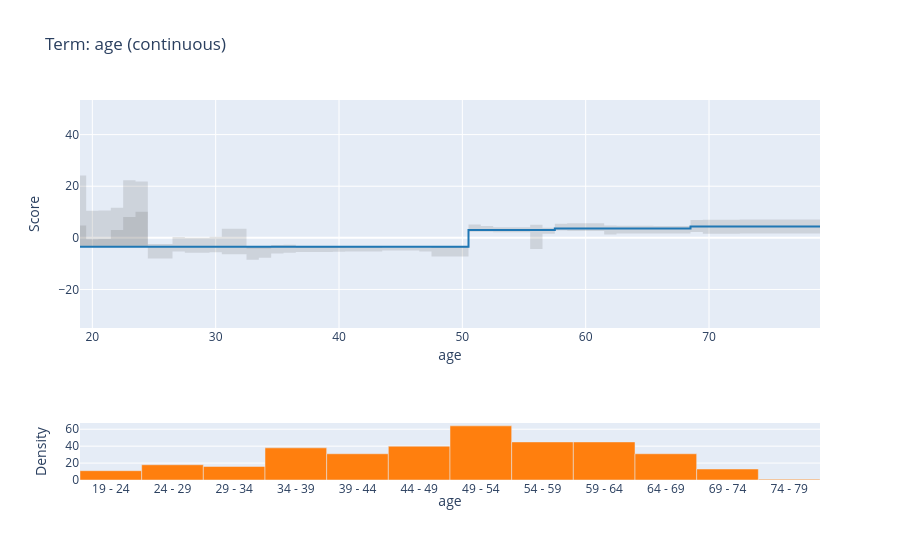
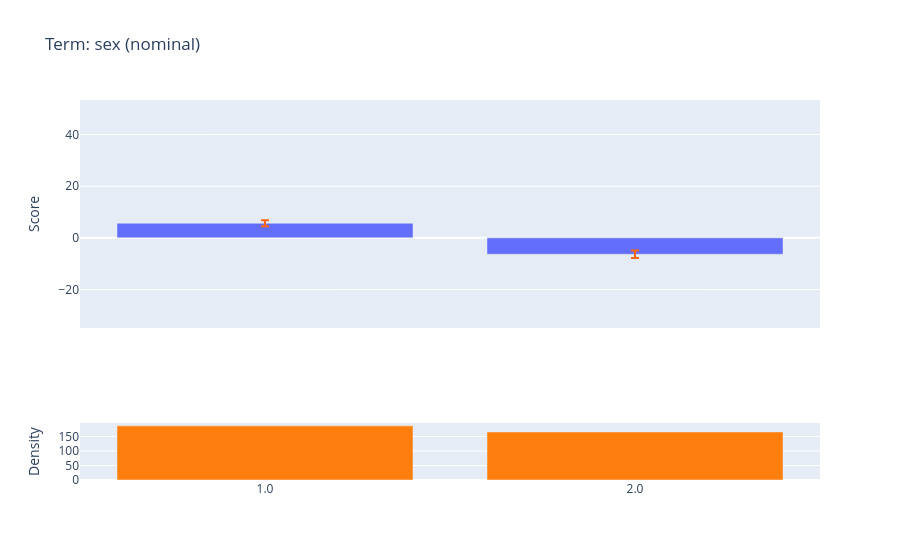
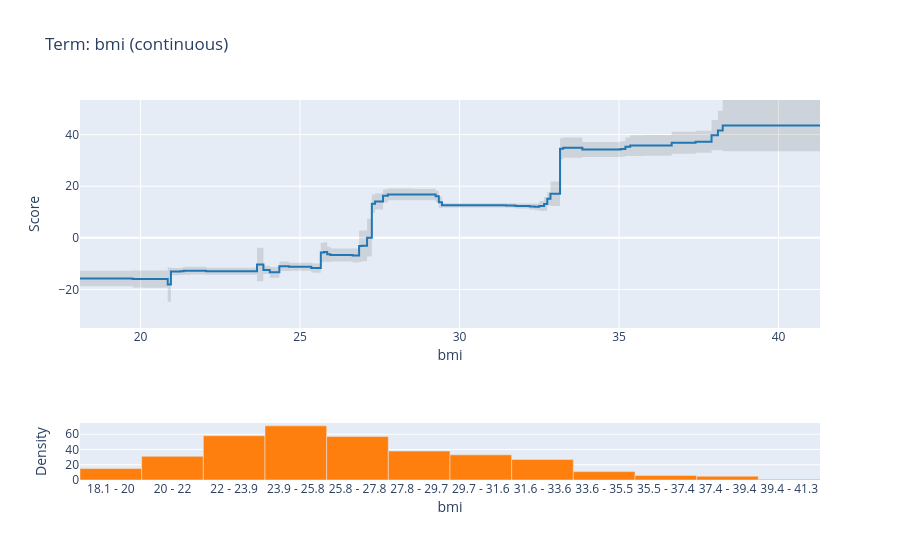
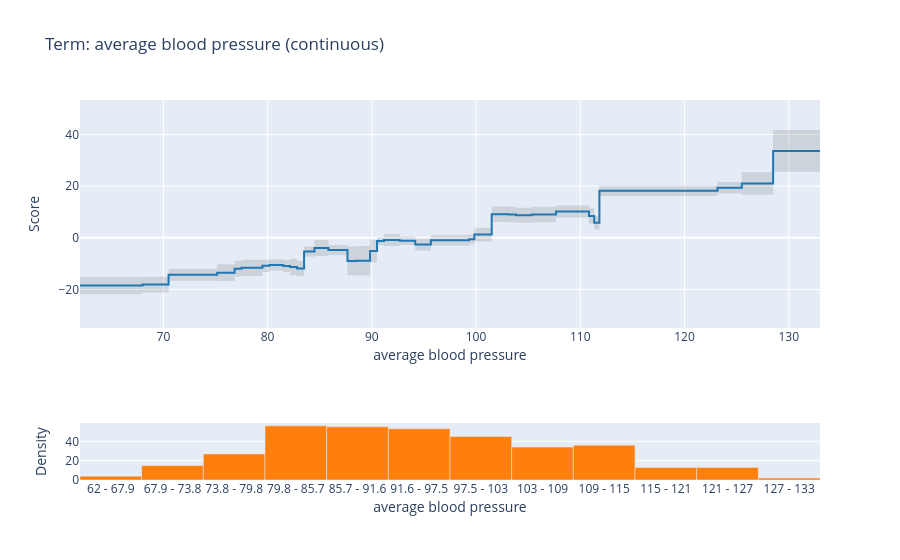

The code cell stored with these charts, in order, in its notebook:
### Code cell
def clean_name(name):
    return name.replace('/','-').strip().replace(' ','_')

for key in range(len(ebm_global.selector)):
    variable = clean_name(ebm_global.selector.loc[key,'Name'])
    iplot(ebm_global.visualize(key))

### Figure 1 — Plotly figure (JSON) as saved in the notebook; plotly's stock layout.template omitted (floating-point values rounded to 4 significant figures)
{"data": [{"line": {"shape": "hv", "width": 0}, "marker": {"color": "#444"}, "mode": "lines", "name": "Lower Bound", "type": "scatter", "x": [19, 19.5, 20.5, 21.5, 22.5, 23.5, 24.5, 25.5, 26.5, 27.5, 28.5, 29.5, 30.5, 31.5, 32.5, 33.5, 34.5, 35.5, 36.5, 37.5, 38.5, 39.5, 40.5, 41.5, 42.5, 43.5, 44.5, 45.5, 46.5, 47.5, 48.5, 49.5, 50.5, 51.5, 52.5, 53.5, 54.5, 55.5, 56.5, 57.5, 58.5, 59.5, 60.5, 61.5, 62.5, 63.5, 64.5, 65.5, 66.5, 67.5, 68.5, 69.5, 70.5, 71.5, 72.5, 76, 79], "xaxis": "x", "y": [4.75, -0.549, -0.4815, 3.043, 8.118, 10.1, -8.044, -8.044, -5.323, -5.759, -5.759, -5.604, -6.315, -6.315, -8.53, -7.703, -6.054, -5.769, -5.445, -5.445, -5.445, -5.371, -5.341, -5.341, -5.341, -4.872, -4.872, -4.872, -5.252, -7.251, -7.251, -7.238, 2.35, 2.341, 2.172, 2.172, 2.172, -4.319, 1.627, 2.796, 2.671, 2.614, 2.614, 1.296, 1.641, 1.641, 1.641, 1.657, 1.657, 1.657, 2.225, 1.55, 1.55, 1.55, 1.661, 1.661, 1.661], "yaxis": "y"}, {"fill": "tonexty", "fillcolor": "rgba(68, 68, 68, 0.15)", "line": {"color": "rgb(31, 119, 180)", "shape": "hv"}, "mode": "lines", "name": "Main", "type": "scatter", "x": [19, 19.5, 20.5, 21.5, 22.5, 23.5, 24.5, 25.5, 26.5, 27.5, 28.5, 29.5, 30.5, 31.5, 32.5, 33.5, 34.5, 35.5, 36.5, 37.5, 38.5, 39.5, 40.5, 41.5, 42.5, 43.5, 44.5, 45.5, 46.5, 47.5, 48.5, 49.5, 50.5, 51.5, 52.5, 53.5, 54.5, 55.5, 56.5, 57.5, 58.5, 59.5, 60.5, 61.5, 62.5, 63.5, 64.5, 65.5, 66.5, 67.5, 68.5, 69.5, 70.5, 71.5, 72.5, 76, 79], "xaxis": "x", "y": [-3.445, -3.445, -3.445, -3.445, -3.445, -3.445, -3.445, -3.445, -3.445, -3.445, -3.445, -3.445, -3.445, -3.445, -3.445, -3.445, -3.445, -3.445, -3.445, -3.445, -3.445, -3.445, -3.445, -3.445, -3.445, -3.445, -3.445, -3.445, -3.445, -3.445, -3.445, -3.445, 3.037, 3.037, 3.037, 3.037, 3.037, 3.037, 3.037, 3.621, 3.621, 3.621, 3.621, 3.621, 3.621, 3.621, 3.621, 3.621, 3.621, 3.621, 4.407, 4.407, 4.407, 4.407, 4.407, 4.407, 4.407], "yaxis": "y"}, {"fill": "tonexty", "fillcolor": "rgba(68, 68, 68, 0.15)", "line": {"shape": "hv", "width": 0}, "marker": {"color": "#444"}, "mode": "lines", "name": "Upper Bound", "type": "scatter", "x": [19, 19.5, 20.5, 21.5, 22.5, 23.5, 24.5, 25.5, 26.5, 27.5, 28.5, 29.5, 30.5, 31.5, 32.5, 33.5, 34.5, 35.5, 36.5, 37.5, 38.5, 39.5, 40.5, 41.5, 42.5, 43.5, 44.5, 45.5, 46.5, 47.5, 48.5, 49.5, 50.5, 51.5, 52.5, 53.5, 54.5, 55.5, 56.5, 57.5, 58.5, 59.5, 60.5, 61.5, 62.5, 63.5, 64.5, 65.5, 66.5, 67.5, 68.5, 69.5, 70.5, 71.5, 72.5, 76, 79], "xaxis": "x", "y": [24.18, 10.54, 10.61, 11.65, 22.36, 21.81, -2.349, -2.349, 0.3405, 0.05761, 0.05761, 0.4332, 3.498, 3.498, -4.166, -4.106, -2.747, -2.67, -3.957, -3.957, -3.957, -3.924, -3.823, -3.823, -3.823, -3.503, -3.503, -3.503, -3.585, -3.955, -3.955, -3.83, 5.174, 4.577, 4.109, 4.109, 4.109, 5.06, 3.918, 5.49, 5.682, 5.642, 5.642, 4.79, 4.663, 4.663, 4.663, 4.582, 4.582, 4.582, 6.915, 7.046, 7.046, 7.046, 7.108, 7.108, 7.108], "yaxis": "y"}, {"hovertemplate": "(%{hovertext}): %{y}", "hovertext": ["19 - 24", "24 - 29", "29 - 34", "34 - 39", "39 - 44", "44 - 49", "49 - 54", "54 - 59", "59 - 64", "64 - 69", "69 - 74", "74 - 79"], "marker": {"color": "#ff7f0e"}, "name": "Distribution", "type": "bar", "x": [21.5, 26.5, 31.5, 36.5, 41.5, 46.5, 51.5, 56.5, 61.5, 66.5, 71.5, 76.5], "xaxis": "x2", "y": [11, 18, 16, 38, 31, 40, 64, 45, 45, 31, 13, 1], "yaxis": "y2"}], "layout": {"bargap": 0, "showlegend": false, "title": {"text": "Term: age (continuous)"}, "xaxis": {"anchor": "y", "domain": [0, 1], "matches": "x", "title": {"standoff": 0, "text": "age"}}, "xaxis2": {"anchor": "y2", "domain": [0, 1], "matches": "x", "tickmode": "array", "ticktext": ["19 - 24", "24 - 29", "29 - 34", "34 - 39", "39 - 44", "44 - 49", "49 - 54", "54 - 59", "59 - 64", "64 - 69", "69 - 74", "74 - 79"], "tickvals": [21.5, 26.5, 31.5, 36.5, 41.5, 46.5, 51.5, 56.5, 61.5, 66.5, 71.5, 76.5], "title": {"standoff": 0, "text": "age"}}, "yaxis": {"anchor": "x", "domain": [0.4, 1], "range": [-34.93, 53.41], "title": {"text": "Score"}}, "yaxis2": {"anchor": "x2", "domain": [0, 0.15], "title": {"text": "Density"}}}}

### Figure 2 — Plotly figure (JSON) as saved in the notebook; plotly's stock layout.template omitted (floating-point values rounded to 4 significant figures)
{"data": [{"error_y": {"array": [1.192, 1.425], "color": "#ff6614", "type": "data", "visible": true}, "type": "bar", "x": ["1.0", "2.0"], "xaxis": "x", "y": [5.651, -6.366], "yaxis": "y"}, {"hovertemplate": "(%{hovertext}): %{y}", "hovertext": ["1.0", "2.0"], "marker": {"color": "#ff7f0e"}, "name": "Distribution", "type": "bar", "x": ["1.0", "2.0"], "xaxis": "x2", "y": [187, 166], "yaxis": "y2"}], "layout": {"showlegend": false, "title": {"text": "Term: sex (nominal)"}, "xaxis": {"anchor": "y", "domain": [0, 1], "matches": "x2", "showticklabels": false}, "xaxis2": {"anchor": "y2", "domain": [0, 1]}, "yaxis": {"anchor": "x", "domain": [0.4, 1], "range": [-34.93, 53.41], "title": {"text": "Score"}}, "yaxis2": {"anchor": "x2", "domain": [0, 0.15], "title": {"text": "Density"}}}}

### Figure 3 — Plotly figure (JSON) as saved in the notebook; plotly's stock layout.template omitted (floating-point values rounded to 4 significant figures; data arrays with more than 128 entries replaced by an {"elided": "..."} marker saying what was removed)
{"data": [{"line": {"shape": "hv", "width": 0}, "marker": {"color": "#444"}, "mode": "lines", "name": "Lower Bound", "type": "scatter", "x": {"elided": "154 float values"}, "xaxis": "x", "y": {"elided": "154 float values"}, "yaxis": "y"}, {"fill": "tonexty", "fillcolor": "rgba(68, 68, 68, 0.15)", "line": {"color": "rgb(31, 119, 180)", "shape": "hv"}, "mode": "lines", "name": "Main", "type": "scatter", "x": {"elided": "154 float values"}, "xaxis": "x", "y": {"elided": "154 float values"}, "yaxis": "y"}, {"fill": "tonexty", "fillcolor": "rgba(68, 68, 68, 0.15)", "line": {"shape": "hv", "width": 0}, "marker": {"color": "#444"}, "mode": "lines", "name": "Upper Bound", "type": "scatter", "x": {"elided": "154 float values"}, "xaxis": "x", "y": {"elided": "154 float values"}, "yaxis": "y"}, {"hovertemplate": "(%{hovertext}): %{y}", "hovertext": ["18.1 - 20", "20 - 22", "22 - 23.9", "23.9 - 25.8", "25.8 - 27.8", "27.8 - 29.7", "29.7 - 31.6", "31.6 - 33.6", "33.6 - 35.5", "35.5 - 37.4", "37.4 - 39.4", "39.4 - 41.3"], "marker": {"color": "#ff7f0e"}, "name": "Distribution", "type": "bar", "x": [19.07, 21, 22.93, 24.87, 26.8, 28.73, 30.67, 32.6, 34.53, 36.47, 38.4, 40.33], "xaxis": "x2", "y": [15, 31, 58, 71, 57, 38, 33, 27, 11, 6, 5, 1], "yaxis": "y2"}], "layout": {"bargap": 0, "showlegend": false, "title": {"text": "Term: bmi (continuous)"}, "xaxis": {"anchor": "y", "domain": [0, 1], "matches": "x", "title": {"standoff": 0, "text": "bmi"}}, "xaxis2": {"anchor": "y2", "domain": [0, 1], "matches": "x", "tickmode": "array", "ticktext": ["18.1 - 20", "20 - 22", "22 - 23.9", "23.9 - 25.8", "25.8 - 27.8", "27.8 - 29.7", "29.7 - 31.6", "31.6 - 33.6", "33.6 - 35.5", "35.5 - 37.4", "37.4 - 39.4", "39.4 - 41.3"], "tickvals": [19.07, 21, 22.93, 24.87, 26.8, 28.73, 30.67, 32.6, 34.53, 36.47, 38.4, 40.33], "title": {"standoff": 0, "text": "bmi"}}, "yaxis": {"anchor": "x", "domain": [0.4, 1], "range": [-34.93, 53.41], "title": {"text": "Score"}}, "yaxis2": {"anchor": "x2", "domain": [0, 0.15], "title": {"text": "Density"}}}}

### Figure 4 — Plotly figure (JSON) as saved in the notebook; plotly's stock layout.template omitted (floating-point values rounded to 4 significant figures)
{"data": [{"line": {"shape": "hv", "width": 0}, "marker": {"color": "#444"}, "mode": "lines", "name": "Lower Bound", "type": "scatter", "x": [62, 62.5, 64.16, 65.66, 68, 70.5, 72, 73.5, 74.16, 74.5, 74.84, 75.16, 75.66, 76.34, 76.84, 77.5, 78.16, 78.5, 78.84, 79.5, 80.16, 80.66, 81.5, 82.16, 82.5, 82.84, 83.5, 84.5, 85.16, 85.5, 85.84, 86.5, 87.16, 87.66, 88.5, 89.34, 89.84, 90.5, 91.16, 91.66, 92.16, 92.66, 93.16, 93.66, 94.16, 94.5, 94.84, 95.16, 95.66, 96.5, 97.5, 98.16, 98.66, 99.34, 99.84, 100.5, 101.5, 102.5, 103.2, 103.5, 103.8, 104.2, 104.7, 105.3, 105.8, 106.5, 107.2, 107.7, 108.5, 109.5, 110.3, 110.8, 111.3, 111.8, 112.3, 112.8, 113.5, 114.5, 115.5, 116.5, 118, 119.5, 120.5, 121.5, 122.5, 123.2, 123.7, 124.5, 125.5, 128.5, 132, 133], "xaxis": "x", "y": [-21.82, -21.82, -21.82, -21.82, -21.14, -16.59, -16.59, -16.59, -16.59, -16.59, -16.59, -16.71, -16.71, -16.71, -15.04, -14.77, -14.77, -14.77, -14.77, -13.27, -12.71, -12.63, -13.22, -14.5, -14.5, -14.89, -7.287, -7.054, -7.054, -7.054, -6.774, -6.774, -6.774, -14.54, -14.58, -14.58, -9.51, -2.772, -3.141, -3.141, -3.141, -2.82, -2.82, -2.82, -4.883, -4.883, -4.883, -4.883, -3.041, -3.041, -3.041, -3.041, -3.041, -2.482, -1.382, -1.382, 6.152, 6.152, 6.009, 5.997, 5.86, 5.86, 5.86, 5.977, 6.013, 6.013, 6.029, 7.917, 7.917, 7.917, 7.917, 5.505, 3.256, 16.21, 16.21, 16.21, 16.21, 16.21, 16.21, 16.21, 16.21, 16.21, 16.21, 16.21, 16.21, 17.2, 17.2, 17.2, 16.67, 25.58, 25.58, 25.58], "yaxis": "y"}, {"fill": "tonexty", "fillcolor": "rgba(68, 68, 68, 0.15)", "line": {"color": "rgb(31, 119, 180)", "shape": "hv"}, "mode": "lines", "name": "Main", "type": "scatter", "x": [62, 62.5, 64.16, 65.66, 68, 70.5, 72, 73.5, 74.16, 74.5, 74.84, 75.16, 75.66, 76.34, 76.84, 77.5, 78.16, 78.5, 78.84, 79.5, 80.16, 80.66, 81.5, 82.16, 82.5, 82.84, 83.5, 84.5, 85.16, 85.5, 85.84, 86.5, 87.16, 87.66, 88.5, 89.34, 89.84, 90.5, 91.16, 91.66, 92.16, 92.66, 93.16, 93.66, 94.16, 94.5, 94.84, 95.16, 95.66, 96.5, 97.5, 98.16, 98.66, 99.34, 99.84, 100.5, 101.5, 102.5, 103.2, 103.5, 103.8, 104.2, 104.7, 105.3, 105.8, 106.5, 107.2, 107.7, 108.5, 109.5, 110.3, 110.8, 111.3, 111.8, 112.3, 112.8, 113.5, 114.5, 115.5, 116.5, 118, 119.5, 120.5, 121.5, 122.5, 123.2, 123.7, 124.5, 125.5, 128.5, 132, 133], "xaxis": "x", "y": [-18.5, -18.5, -18.5, -18.5, -18.11, -14.27, -14.27, -14.27, -14.27, -14.27, -14.27, -13.48, -13.48, -13.48, -11.94, -11.64, -11.64, -11.64, -11.64, -10.86, -10.55, -10.48, -10.89, -11.3, -11.3, -11.91, -5.305, -3.962, -3.962, -3.962, -4.753, -4.753, -4.753, -8.968, -8.868, -8.868, -5.114, -1.215, -0.8133, -0.8133, -0.8133, -1.134, -1.134, -1.134, -2.575, -2.575, -2.575, -2.575, -0.9535, -0.9535, -0.9535, -0.9535, -0.9535, -0.582, 1.275, 1.275, 9.127, 9.127, 9.057, 8.997, 8.757, 8.757, 8.757, 9.01, 9.043, 9.043, 9.061, 10.22, 10.22, 10.22, 10.22, 8.468, 5.868, 18.21, 18.21, 18.21, 18.21, 18.21, 18.21, 18.21, 18.21, 18.21, 18.21, 18.21, 18.21, 19.44, 19.44, 19.44, 21.04, 33.66, 33.66, 33.66], "yaxis": "y"}, {"fill": "tonexty", "fillcolor": "rgba(68, 68, 68, 0.15)", "line": {"shape": "hv", "width": 0}, "marker": {"color": "#444"}, "mode": "lines", "name": "Upper Bound", "type": "scatter", "x": [62, 62.5, 64.16, 65.66, 68, 70.5, 72, 73.5, 74.16, 74.5, 74.84, 75.16, 75.66, 76.34, 76.84, 77.5, 78.16, 78.5, 78.84, 79.5, 80.16, 80.66, 81.5, 82.16, 82.5, 82.84, 83.5, 84.5, 85.16, 85.5, 85.84, 86.5, 87.16, 87.66, 88.5, 89.34, 89.84, 90.5, 91.16, 91.66, 92.16, 92.66, 93.16, 93.66, 94.16, 94.5, 94.84, 95.16, 95.66, 96.5, 97.5, 98.16, 98.66, 99.34, 99.84, 100.5, 101.5, 102.5, 103.2, 103.5, 103.8, 104.2, 104.7, 105.3, 105.8, 106.5, 107.2, 107.7, 108.5, 109.5, 110.3, 110.8, 111.3, 111.8, 112.3, 112.8, 113.5, 114.5, 115.5, 116.5, 118, 119.5, 120.5, 121.5, 122.5, 123.2, 123.7, 124.5, 125.5, 128.5, 132, 133], "xaxis": "x", "y": [-15.18, -15.18, -15.18, -15.18, -15.08, -11.94, -11.94, -11.94, -11.94, -11.94, -11.94, -10.26, -10.26, -10.26, -8.842, -8.501, -8.501, -8.501, -8.501, -8.446, -8.388, -8.338, -8.562, -8.091, -8.091, -8.931, -3.322, -0.8691, -0.8691, -0.8691, -2.731, -2.731, -2.731, -3.394, -3.16, -3.16, -0.7184, 0.3423, 1.514, 1.514, 1.514, 0.5518, 0.5518, 0.5518, -0.2678, -0.2678, -0.2678, -0.2678, 1.134, 1.134, 1.134, 1.134, 1.134, 1.318, 3.932, 3.932, 12.1, 12.1, 12.1, 12.0, 11.65, 11.65, 11.65, 12.04, 12.07, 12.07, 12.09, 12.52, 12.52, 12.52, 12.52, 11.43, 8.48, 20.2, 20.2, 20.2, 20.2, 20.2, 20.2, 20.2, 20.2, 20.2, 20.2, 20.2, 20.2, 21.68, 21.68, 21.68, 25.42, 41.74, 41.74, 41.74], "yaxis": "y"}, {"hovertemplate": "(%{hovertext}): %{y}", "hovertext": ["62 - 67.9", "67.9 - 73.8", "73.8 - 79.8", "79.8 - 85.7", "85.7 - 91.6", "91.6 - 97.5", "97.5 - 103", "103 - 109", "109 - 115", "115 - 121", "121 - 127", "127 - 133"], "marker": {"color": "#ff7f0e"}, "name": "Distribution", "type": "bar", "x": [64.96, 70.88, 76.79, 82.71, 88.62, 94.54, 100.5, 106.4, 112.3, 118.2, 124.1, 130.0], "xaxis": "x2", "y": [4, 15, 27, 56, 55, 53, 45, 34, 36, 13, 13, 2], "yaxis": "y2"}], "layout": {"bargap": 0, "showlegend": false, "title": {"text": "Term: average blood pressure (continuous)"}, "xaxis": {"anchor": "y", "domain": [0, 1], "matches": "x", "title": {"standoff": 0, "text": "average blood pressure"}}, "xaxis2": {"anchor": "y2", "domain": [0, 1], "matches": "x", "tickmode": "array", "ticktext": ["62 - 67.9", "67.9 - 73.8", "73.8 - 79.8", "79.8 - 85.7", "85.7 - 91.6", "91.6 - 97.5", "97.5 - 103", "103 - 109", "109 - 115", "115 - 121", "121 - 127", "127 - 133"], "tickvals": [64.96, 70.88, 76.79, 82.71, 88.62, 94.54, 100.5, 106.4, 112.3, 118.2, 124.1, 130.0], "title": {"standoff": 0, "text": "average blood pressure"}}, "yaxis": {"anchor": "x", "domain": [0.4, 1], "range": [-34.93, 53.41], "title": {"text": "Score"}}, "yaxis2": {"anchor": "x2", "domain": [0, 0.15], "title": {"text": "Density"}}}}
